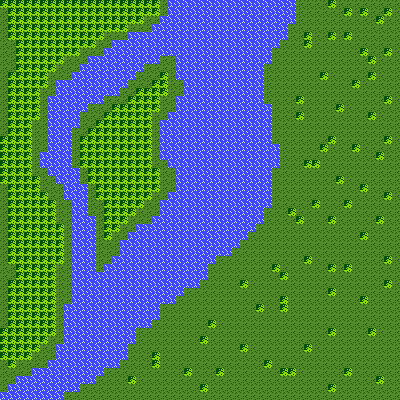

Rendered tile map (Tiled .tmx) drawn with the repository's tilesets; below, a short description and the map source with its tile grids summarised:
An orthogonal 50x50 tile map with 8x8 px tiles, 2 tile layers (ground, bricks, water and trees), 2 tilesets.

<map version="1.10" tiledversion="1.10.1" orientation="orthogonal" renderorder="right-down" width="50" height="50" tilewidth="8" tileheight="8" infinite="0" nextlayerid="6" nextobjectid="1">
 <tileset firstgid="1" source="ground.tsx" />
 <tileset firstgid="7" source="bricks.tsx" />
 <layer id="1" name="ground" width="50" height="50">
  <data>[2500 cells, 2500 non-empty, 1 distinct tile ids]</data>
 </layer>
 <layer id="2" name="bricks, water and trees" width="50" height="50">
  <data>[2500 cells, 1262 non-empty, 2 distinct tile ids]</data>
 </layer>
 <objectgroup id="3" name="spawns" />
 <objectgroup id="4" name="collision areas" />
 <objectgroup id="5" name="scenarios" />
</map>
